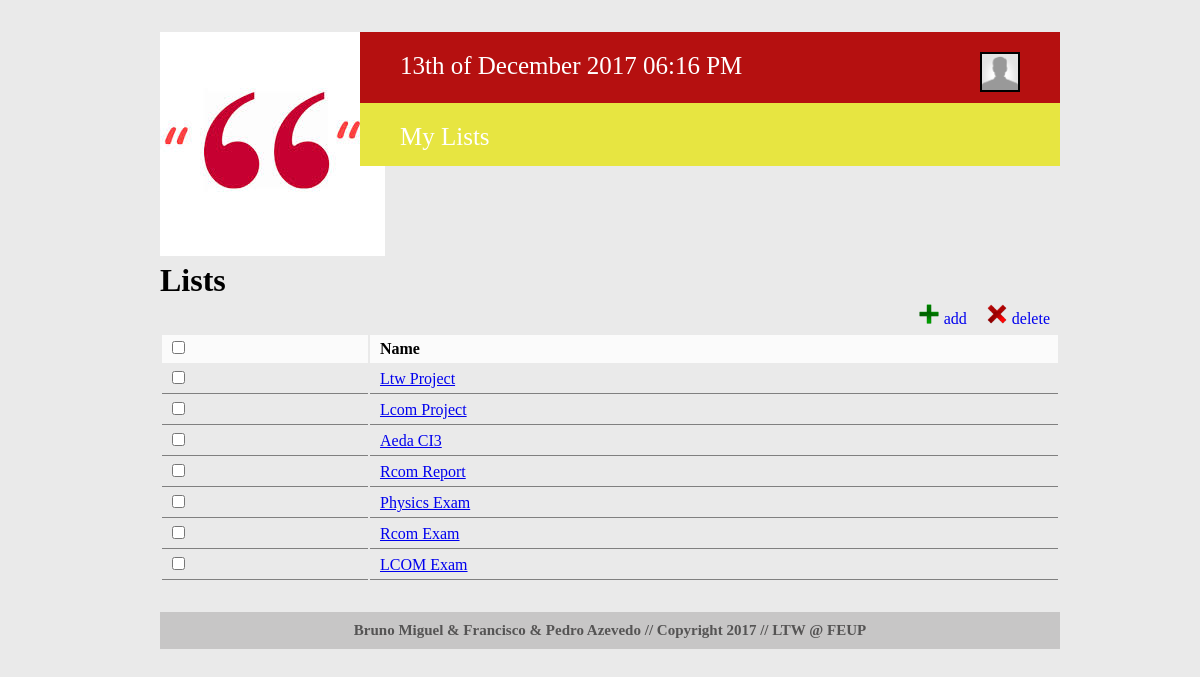
Screenshot of /todolists.php?id=3 (signed in) with the database file from the repository.
### tables this page shows
CREATE TABLE lists (
	list_id		INTEGER PRIMARY KEY AUTOINCREMENT,
	list_name	VARCHAR(30) NOT NULL,
	user_id		INTEGER REFERENCES users NOT NULL
);

### database/db.php (called while the page is built, shortened)
<?php
    class Database {
        private $database;
        public function __construct($sqlite_file_path) {
            try {
                $this->base_path = $_SERVER['SERVER_NAME'] . $_SERVER['PHP_SELF'];
                $this->database = new PDO('sqlite:' . $sqlite_file_path);
                $this->database->setAttribute(PDO::ATTR_ERRMODE, PDO::ERRMODE_EXCEPTION);
            }
            catch (PDOException $e) {
                echo 'Connection to database failed: ' . $e->getMessage();
            }
        }
        public function getListsFromUserId($user_id)
        {
            $statement = $this->database->prepare('SELECT * FROM lists WHERE user_id= ?');
            $statement->execute(array($user_id));
            return $statement->fetchAll();
        }
    }
?>

### templates/html_lists.php (the view)
<?php
include_once('./database/db.php');
$db = new Database('./database/helpo.db');
$todolists = $db->getListsFromUserId($_GET['id']);
?>
<form>
  <table class="list listslist" id="<? echo $todolist_section; ?>table">
    <tr>
      <td><input class="checkboxcontrol" type="checkbox"/></td>
      <td>Name</td>
    </tr><?
    foreach ($todolists as $todolist) {
      echo '<tr>';
      echo '<td><input id="' . $todolist['list_id'] . '" type="checkbox"/></td>';
      echo '<td><a id="' . $todolist['list_name'] . '"href="tasks.php?id=' . $todolist['list_id'] . '">' . $todolist['list_name'] . '</a></td>';
      echo '</tr>';
    }
?></table>
</form>

### css/header.css (style rules this page uses)
* { margin: 0px; font-family: Trebuchet MS; }
body { width: 900px; margin: 2em 10em 3em 10em; background-color: #eaeaea; position: relative; }
.list { width: 100%; float: left; margin-top: 5px; }
.list tr td { padding: 5px 10px; }
.list tr:first-child td { font-weight: bold; background-color: rgba(255, 255, 255, 0.8); }
.list tr:not(:first-child) td { border-bottom: 1px gray solid; }

### rows the page displays
lists: list_name "Ltw Project"
lists: list_name "Lcom Project"
lists: list_name "Aeda CI3"
lists: list_name "Rcom Report"
lists: list_name "Physics Exam"
lists: list_name "Rcom Exam"
lists: list_name "LCOM Exam"
